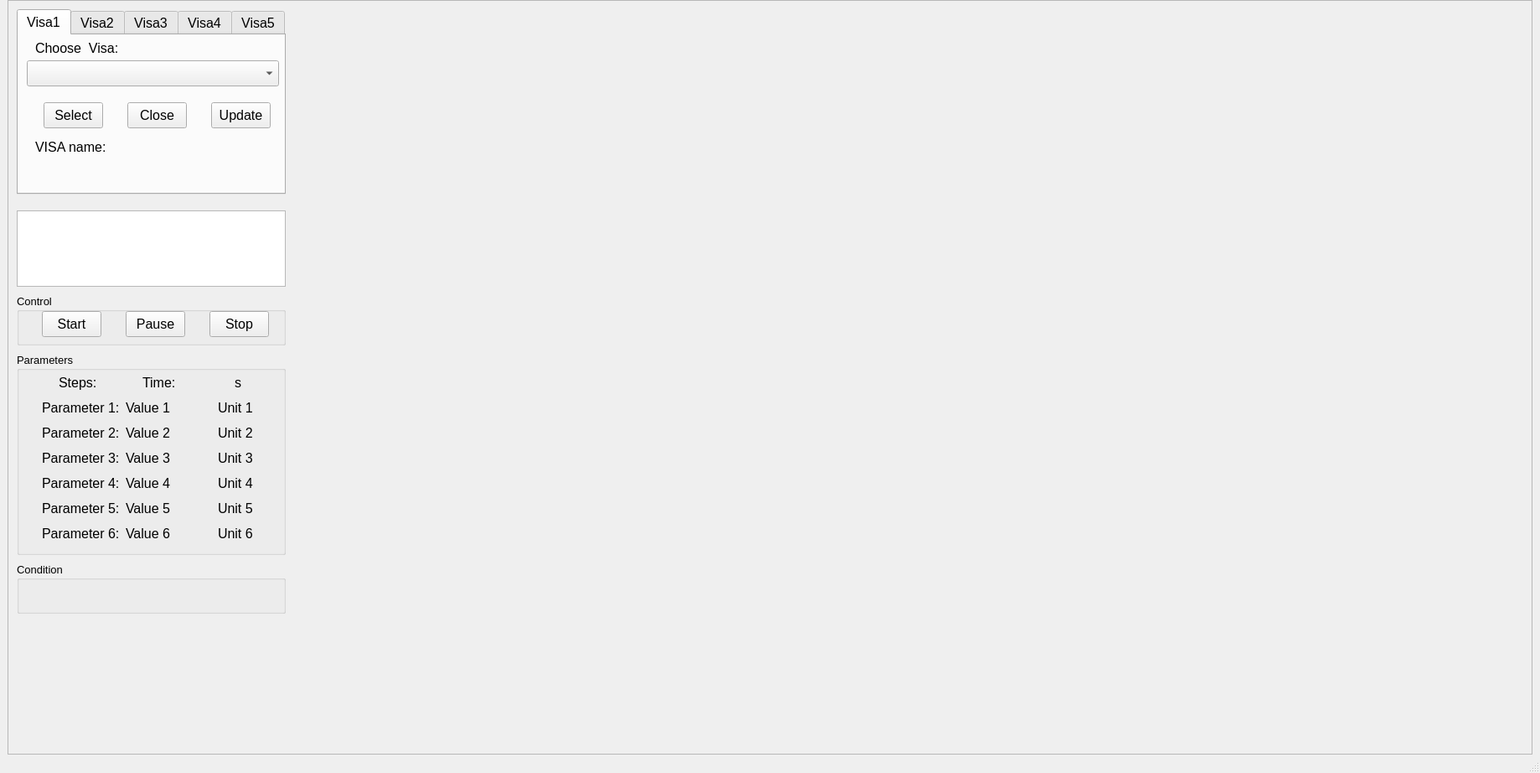
<?xml version="1.0" encoding="UTF-8"?>
<ui version="4.0">
 <class>MainWindow</class>
 <widget class="QMainWindow" name="MainWindow">
  <property name="geometry">
   <rect>
    <x>0</x>
    <y>0</y>
    <width>1838</width>
    <height>922</height>
   </rect>
  </property>
  <property name="windowTitle">
   <string>MainWindow</string>
  </property>
  <widget class="QWidget" name="centralwidget">
   <property name="font">
    <font>
     <pointsize>12</pointsize>
    </font>
   </property>
   <layout class="QGridLayout" name="gridLayout_2">
    <property name="topMargin">
     <number>0</number>
    </property>
    <property name="bottomMargin">
     <number>0</number>
    </property>
    <item row="0" column="0">
     <layout class="QGridLayout" name="gridLayout">
      <property name="bottomMargin">
       <number>0</number>
      </property>
      <item row="0" column="0">
       <widget class="QScrollArea" name="scrollArea">
        <property name="widgetResizable">
         <bool>true</bool>
        </property>
        <widget class="QWidget" name="scrollAreaWidgetContents">
         <property name="geometry">
          <rect>
           <x>0</x>
           <y>0</y>
           <width>1816</width>
           <height>898</height>
          </rect>
         </property>
         <widget class="QGroupBox" name="groupBox_condition">
          <property name="geometry">
           <rect>
            <x>10</x>
            <y>670</y>
            <width>321</width>
            <height>61</height>
           </rect>
          </property>
          <property name="font">
           <font>
            <pointsize>10</pointsize>
           </font>
          </property>
          <property name="title">
           <string>Condition</string>
          </property>
          <widget class="QLabel" name="label_condition">
           <property name="geometry">
            <rect>
             <x>10</x>
             <y>20</y>
             <width>301</width>
             <height>31</height>
            </rect>
           </property>
           <property name="font">
            <font>
             <pointsize>12</pointsize>
            </font>
           </property>
           <property name="text">
            <string/>
           </property>
          </widget>
         </widget>
         <widget class="QGroupBox" name="groupBox_control">
          <property name="enabled">
           <bool>true</bool>
          </property>
          <property name="geometry">
           <rect>
            <x>10</x>
            <y>350</y>
            <width>321</width>
            <height>61</height>
           </rect>
          </property>
          <property name="font">
           <font>
            <pointsize>10</pointsize>
           </font>
          </property>
          <property name="title">
           <string>Control</string>
          </property>
          <widget class="QPushButton" name="pushButton_Start">
           <property name="geometry">
            <rect>
             <x>30</x>
             <y>20</y>
             <width>71</width>
             <height>31</height>
            </rect>
           </property>
           <property name="font">
            <font>
             <pointsize>12</pointsize>
            </font>
           </property>
           <property name="text">
            <string>Start</string>
           </property>
          </widget>
          <widget class="QPushButton" name="pushButton_Pause">
           <property name="geometry">
            <rect>
             <x>130</x>
             <y>20</y>
             <width>71</width>
             <height>31</height>
            </rect>
           </property>
           <property name="font">
            <font>
             <pointsize>12</pointsize>
            </font>
           </property>
           <property name="text">
            <string>Pause</string>
           </property>
          </widget>
          <widget class="QPushButton" name="pushButton_Stop">
           <property name="geometry">
            <rect>
             <x>230</x>
             <y>20</y>
             <width>71</width>
             <height>31</height>
            </rect>
           </property>
           <property name="font">
            <font>
             <pointsize>12</pointsize>
            </font>
           </property>
           <property name="text">
            <string>Stop</string>
           </property>
          </widget>
         </widget>
         <widget class="QGroupBox" name="groupBox_parameters">
          <property name="enabled">
           <bool>true</bool>
          </property>
          <property name="geometry">
           <rect>
            <x>10</x>
            <y>420</y>
            <width>321</width>
            <height>241</height>
           </rect>
          </property>
          <property name="font">
           <font>
            <pointsize>10</pointsize>
           </font>
          </property>
          <property name="title">
           <string>Parameters</string>
          </property>
          <widget class="QLabel" name="label_V1">
           <property name="geometry">
            <rect>
             <x>130</x>
             <y>50</y>
             <width>111</width>
             <height>31</height>
            </rect>
           </property>
           <property name="font">
            <font>
             <pointsize>12</pointsize>
            </font>
           </property>
           <property name="text">
            <string>Value 1</string>
           </property>
          </widget>
          <widget class="QLabel" name="label_step">
           <property name="geometry">
            <rect>
             <x>100</x>
             <y>20</y>
             <width>61</width>
             <height>31</height>
            </rect>
           </property>
           <property name="font">
            <font>
             <pointsize>12</pointsize>
            </font>
           </property>
           <property name="text">
            <string/>
           </property>
          </widget>
          <widget class="QLabel" name="label_Step">
           <property name="geometry">
            <rect>
             <x>50</x>
             <y>20</y>
             <width>51</width>
             <height>31</height>
            </rect>
           </property>
           <property name="font">
            <font>
             <pointsize>12</pointsize>
            </font>
           </property>
           <property name="text">
            <string>Steps:</string>
           </property>
          </widget>
          <widget class="QLabel" name="label_U1">
           <property name="geometry">
            <rect>
             <x>240</x>
             <y>50</y>
             <width>51</width>
             <height>31</height>
            </rect>
           </property>
           <property name="font">
            <font>
             <pointsize>12</pointsize>
            </font>
           </property>
           <property name="text">
            <string>Unit 1</string>
           </property>
          </widget>
          <widget class="QLabel" name="label_P1">
           <property name="geometry">
            <rect>
             <x>30</x>
             <y>50</y>
             <width>91</width>
             <height>31</height>
            </rect>
           </property>
           <property name="font">
            <font>
             <pointsize>12</pointsize>
            </font>
           </property>
           <property name="text">
            <string>Parameter 1:</string>
           </property>
          </widget>
          <widget class="QLabel" name="label_Time">
           <property name="geometry">
            <rect>
             <x>150</x>
             <y>20</y>
             <width>51</width>
             <height>31</height>
            </rect>
           </property>
           <property name="font">
            <font>
             <pointsize>12</pointsize>
            </font>
           </property>
           <property name="text">
            <string>Time:</string>
           </property>
          </widget>
          <widget class="QLabel" name="label_time">
           <property name="geometry">
            <rect>
             <x>200</x>
             <y>20</y>
             <width>61</width>
             <height>31</height>
            </rect>
           </property>
           <property name="font">
            <font>
             <pointsize>12</pointsize>
            </font>
           </property>
           <property name="text">
            <string/>
           </property>
          </widget>
          <widget class="QLabel" name="label_timeunit">
           <property name="geometry">
            <rect>
             <x>260</x>
             <y>20</y>
             <width>31</width>
             <height>31</height>
            </rect>
           </property>
           <property name="font">
            <font>
             <pointsize>12</pointsize>
            </font>
           </property>
           <property name="text">
            <string>s</string>
           </property>
          </widget>
          <widget class="QLabel" name="label_U2">
           <property name="geometry">
            <rect>
             <x>240</x>
             <y>80</y>
             <width>51</width>
             <height>31</height>
            </rect>
           </property>
           <property name="font">
            <font>
             <pointsize>12</pointsize>
            </font>
           </property>
           <property name="text">
            <string>Unit 2</string>
           </property>
          </widget>
          <widget class="QLabel" name="label_P2">
           <property name="geometry">
            <rect>
             <x>30</x>
             <y>80</y>
             <width>91</width>
             <height>31</height>
            </rect>
           </property>
           <property name="font">
            <font>
             <pointsize>12</pointsize>
            </font>
           </property>
           <property name="text">
            <string>Parameter 2:</string>
           </property>
          </widget>
          <widget class="QLabel" name="label_V2">
           <property name="geometry">
            <rect>
             <x>130</x>
             <y>80</y>
             <width>111</width>
             <height>31</height>
            </rect>
           </property>
           <property name="font">
            <font>
             <pointsize>12</pointsize>
            </font>
           </property>
           <property name="text">
            <string>Value 2</string>
           </property>
          </widget>
          <widget class="QLabel" name="label_U3">
           <property name="geometry">
            <rect>
             <x>240</x>
             <y>110</y>
             <width>51</width>
             <height>31</height>
            </rect>
           </property>
           <property name="font">
            <font>
             <pointsize>12</pointsize>
            </font>
           </property>
           <property name="text">
            <string>Unit 3</string>
           </property>
          </widget>
          <widget class="QLabel" name="label_P3">
           <property name="geometry">
            <rect>
             <x>30</x>
             <y>110</y>
             <width>91</width>
             <height>31</height>
            </rect>
           </property>
           <property name="font">
            <font>
             <pointsize>12</pointsize>
            </font>
           </property>
           <property name="text">
            <string>Parameter 3:</string>
           </property>
          </widget>
          <widget class="QLabel" name="label_V3">
           <property name="geometry">
            <rect>
             <x>130</x>
             <y>110</y>
             <width>111</width>
             <height>31</height>
            </rect>
           </property>
           <property name="font">
            <font>
             <pointsize>12</pointsize>
            </font>
           </property>
           <property name="text">
            <string>Value 3</string>
           </property>
          </widget>
          <widget class="QLabel" name="label_U4">
           <property name="geometry">
            <rect>
             <x>240</x>
             <y>140</y>
             <width>51</width>
             <height>31</height>
            </rect>
           </property>
           <property name="font">
            <font>
             <pointsize>12</pointsize>
            </font>
           </property>
           <property name="text">
            <string>Unit 4</string>
           </property>
          </widget>
          <widget class="QLabel" name="label_P4">
           <property name="geometry">
            <rect>
             <x>30</x>
             <y>140</y>
             <width>91</width>
             <height>31</height>
            </rect>
           </property>
           <property name="font">
            <font>
             <pointsize>12</pointsize>
            </font>
           </property>
           <property name="text">
            <string>Parameter 4:</string>
           </property>
          </widget>
          <widget class="QLabel" name="label_V4">
           <property name="geometry">
            <rect>
             <x>130</x>
             <y>140</y>
             <width>111</width>
             <height>31</height>
            </rect>
           </property>
           <property name="font">
            <font>
             <pointsize>12</pointsize>
            </font>
           </property>
           <property name="text">
            <string>Value 4</string>
           </property>
          </widget>
          <widget class="QLabel" name="label_U5">
           <property name="geometry">
            <rect>
             <x>240</x>
             <y>170</y>
             <width>51</width>
             <height>31</height>
            </rect>
           </property>
           <property name="font">
            <font>
             <pointsize>12</pointsize>
            </font>
           </property>
           <property name="text">
            <string>Unit 5</string>
           </property>
          </widget>
          <widget class="QLabel" name="label_P5">
           <property name="geometry">
            <rect>
             <x>30</x>
             <y>170</y>
             <width>91</width>
             <height>31</height>
            </rect>
           </property>
           <property name="font">
            <font>
             <pointsize>12</pointsize>
            </font>
           </property>
           <property name="text">
            <string>Parameter 5:</string>
           </property>
          </widget>
          <widget class="QLabel" name="label_V5">
           <property name="geometry">
            <rect>
             <x>130</x>
             <y>170</y>
             <width>111</width>
             <height>31</height>
            </rect>
           </property>
           <property name="font">
            <font>
             <pointsize>12</pointsize>
            </font>
           </property>
           <property name="text">
            <string>Value 5</string>
           </property>
          </widget>
          <widget class="QLabel" name="label_U6">
           <property name="geometry">
            <rect>
             <x>240</x>
             <y>200</y>
             <width>51</width>
             <height>31</height>
            </rect>
           </property>
           <property name="font">
            <font>
             <pointsize>12</pointsize>
            </font>
           </property>
           <property name="text">
            <string>Unit 6</string>
           </property>
          </widget>
          <widget class="QLabel" name="label_P6">
           <property name="geometry">
            <rect>
             <x>30</x>
             <y>200</y>
             <width>91</width>
             <height>31</height>
            </rect>
           </property>
           <property name="font">
            <font>
             <pointsize>12</pointsize>
            </font>
           </property>
           <property name="text">
            <string>Parameter 6:</string>
           </property>
          </widget>
          <widget class="QLabel" name="label_V6">
           <property name="geometry">
            <rect>
             <x>130</x>
             <y>200</y>
             <width>111</width>
             <height>31</height>
            </rect>
           </property>
           <property name="font">
            <font>
             <pointsize>12</pointsize>
            </font>
           </property>
           <property name="text">
            <string>Value 6</string>
           </property>
          </widget>
         </widget>
         <widget class="QTabWidget" name="tabWidget_visa">
          <property name="geometry">
           <rect>
            <x>10</x>
            <y>10</y>
            <width>321</width>
            <height>221</height>
           </rect>
          </property>
          <property name="font">
           <font>
            <pointsize>12</pointsize>
           </font>
          </property>
          <property name="currentIndex">
           <number>0</number>
          </property>
          <widget class="QWidget" name="tab_228">
           <attribute name="title">
            <string>Visa1</string>
           </attribute>
           <widget class="QLabel" name="label_chooseVisa_1">
            <property name="geometry">
             <rect>
              <x>20</x>
              <y>0</y>
              <width>201</width>
              <height>31</height>
             </rect>
            </property>
            <property name="font">
             <font>
              <pointsize>12</pointsize>
             </font>
            </property>
            <property name="text">
             <string>Choose  Visa:</string>
            </property>
           </widget>
           <widget class="QPushButton" name="pushButton_select_1">
            <property name="geometry">
             <rect>
              <x>30</x>
              <y>80</y>
              <width>71</width>
              <height>31</height>
             </rect>
            </property>
            <property name="font">
             <font>
              <pointsize>12</pointsize>
             </font>
            </property>
            <property name="text">
             <string>Select</string>
            </property>
           </widget>
           <widget class="QComboBox" name="comboBox_visa_1">
            <property name="geometry">
             <rect>
              <x>10</x>
              <y>30</y>
              <width>301</width>
              <height>31</height>
             </rect>
            </property>
            <property name="font">
             <font>
              <pointsize>10</pointsize>
             </font>
            </property>
           </widget>
           <widget class="QLabel" name="label_visaname_1">
            <property name="geometry">
             <rect>
              <x>20</x>
              <y>120</y>
              <width>181</width>
              <height>27</height>
             </rect>
            </property>
            <property name="font">
             <font>
              <pointsize>12</pointsize>
             </font>
            </property>
            <property name="text">
             <string>VISA name:</string>
            </property>
           </widget>
           <widget class="QPushButton" name="pushButton_close_1">
            <property name="geometry">
             <rect>
              <x>130</x>
              <y>80</y>
              <width>71</width>
              <height>31</height>
             </rect>
            </property>
            <property name="font">
             <font>
              <pointsize>12</pointsize>
             </font>
            </property>
            <property name="text">
             <string>Close</string>
            </property>
           </widget>
           <widget class="QPushButton" name="pushButton_update_1">
            <property name="geometry">
             <rect>
              <x>230</x>
              <y>80</y>
              <width>71</width>
              <height>31</height>
             </rect>
            </property>
            <property name="font">
             <font>
              <pointsize>12</pointsize>
             </font>
            </property>
            <property name="text">
             <string>Update</string>
            </property>
           </widget>
           <widget class="QLabel" name="label_visa_1">
            <property name="geometry">
             <rect>
              <x>0</x>
              <y>150</y>
              <width>311</width>
              <height>31</height>
             </rect>
            </property>
            <property name="font">
             <font>
              <pointsize>10</pointsize>
             </font>
            </property>
            <property name="text">
             <string/>
            </property>
           </widget>
          </widget>
          <widget class="QWidget" name="tab_229">
           <attribute name="title">
            <string>Visa2</string>
           </attribute>
           <widget class="QPushButton" name="pushButton_update_2">
            <property name="geometry">
             <rect>
              <x>230</x>
              <y>80</y>
              <width>71</width>
              <height>31</height>
             </rect>
            </property>
            <property name="font">
             <font>
              <pointsize>12</pointsize>
             </font>
            </property>
            <property name="text">
             <string>Update</string>
            </property>
           </widget>
           <widget class="QPushButton" name="pushButton_close_2">
            <property name="geometry">
             <rect>
              <x>130</x>
              <y>80</y>
              <width>71</width>
              <height>31</height>
             </rect>
            </property>
            <property name="font">
             <font>
              <pointsize>12</pointsize>
             </font>
            </property>
            <property name="text">
             <string>Close</string>
            </property>
           </widget>
           <widget class="QPushButton" name="pushButton_select_2">
            <property name="geometry">
             <rect>
              <x>30</x>
              <y>80</y>
              <width>71</width>
              <height>31</height>
             </rect>
            </property>
            <property name="font">
             <font>
              <pointsize>12</pointsize>
             </font>
            </property>
            <property name="text">
             <string>Select</string>
            </property>
           </widget>
           <widget class="QComboBox" name="comboBox_visa_2">
            <property name="geometry">
             <rect>
              <x>10</x>
              <y>30</y>
              <width>301</width>
              <height>31</height>
             </rect>
            </property>
            <property name="font">
             <font>
              <pointsize>10</pointsize>
             </font>
            </property>
           </widget>
           <widget class="QLabel" name="label_visaname_2">
            <property name="geometry">
             <rect>
              <x>20</x>
              <y>120</y>
              <width>181</width>
              <height>27</height>
             </rect>
            </property>
            <property name="font">
             <font>
              <pointsize>12</pointsize>
             </font>
            </property>
            <property name="text">
             <string>VISA name:</string>
            </property>
           </widget>
           <widget class="QLabel" name="label_chooseVisa_2">
            <property name="geometry">
             <rect>
              <x>20</x>
              <y>0</y>
              <width>201</width>
              <height>31</height>
             </rect>
            </property>
            <property name="font">
             <font>
              <pointsize>12</pointsize>
             </font>
            </property>
            <property name="text">
             <string>Choose  Visa:</string>
            </property>
           </widget>
           <widget class="QLabel" name="label_visa_2">
            <property name="geometry">
             <rect>
              <x>0</x>
              <y>150</y>
              <width>311</width>
              <height>31</height>
             </rect>
            </property>
            <property name="font">
             <font>
              <pointsize>10</pointsize>
             </font>
            </property>
            <property name="text">
             <string/>
            </property>
           </widget>
          </widget>
          <widget class="QWidget" name="tab_230">
           <attribute name="title">
            <string>Visa3</string>
           </attribute>
           <widget class="QPushButton" name="pushButton_update_3">
            <property name="geometry">
             <rect>
              <x>230</x>
              <y>80</y>
              <width>71</width>
              <height>31</height>
             </rect>
            </property>
            <property name="font">
             <font>
              <pointsize>12</pointsize>
             </font>
            </property>
            <property name="text">
             <string>Update</string>
            </property>
           </widget>
           <widget class="QPushButton" name="pushButton_close_3">
            <property name="geometry">
             <rect>
              <x>130</x>
              <y>80</y>
              <width>71</width>
              <height>31</height>
             </rect>
            </property>
            <property name="font">
             <font>
              <pointsize>12</pointsize>
             </font>
            </property>
            <property name="text">
             <string>Close</string>
            </property>
           </widget>
           <widget class="QPushButton" name="pushButton_select_3">
            <property name="geometry">
             <rect>
              <x>30</x>
              <y>80</y>
              <width>71</width>
              <height>31</height>
             </rect>
            </property>
            <property name="font">
             <font>
              <pointsize>12</pointsize>
             </font>
            </property>
            <property name="text">
             <string>Select</string>
            </property>
           </widget>
           <widget class="QComboBox" name="comboBox_visa_3">
            <property name="geometry">
             <rect>
              <x>10</x>
              <y>30</y>
              <width>301</width>
              <height>31</height>
             </rect>
            </property>
            <property name="font">
             <font>
              <pointsize>10</pointsize>
             </font>
            </property>
           </widget>
           <widget class="QLabel" name="label_visaname_3">
            <property name="geometry">
             <rect>
              <x>20</x>
              <y>120</y>
              <width>181</width>
              <height>27</height>
             </rect>
            </property>
            <property name="font">
             <font>
              <pointsize>12</pointsize>
             </font>
            </property>
            <property name="text">
             <string>VISA name:</string>
            </property>
           </widget>
           <widget class="QLabel" name="label_chooseVisa_3">
            <property name="geometry">
             <rect>
              <x>20</x>
              <y>0</y>
              <width>201</width>
              <height>31</height>
             </rect>
            </property>
            <property name="font">
             <font>
              <pointsize>12</pointsize>
             </font>
            </property>
            <property name="text">
             <string>Choose  Visa:</string>
            </property>
           </widget>
           <widget class="QLabel" name="label_visa_3">
            <property name="geometry">
             <rect>
              <x>0</x>
              <y>150</y>
              <width>311</width>
              <height>31</height>
             </rect>
            </property>
            <property name="font">
             <font>
              <pointsize>10</pointsize>
             </font>
            </property>
            <property name="text">
             <string/>
            </property>
           </widget>
          </widget>
          <widget class="QWidget" name="tab_231">
           <attribute name="title">
            <string>Visa4</string>
           </attribute>
           <widget class="QPushButton" name="pushButton_update_4">
            <property name="geometry">
             <rect>
              <x>230</x>
              <y>80</y>
              <width>71</width>
              <height>31</height>
             </rect>
            </property>
            <property name="font">
             <font>
              <pointsize>12</pointsize>
             </font>
            </property>
            <property name="text">
             <string>Update</string>
            </property>
           </widget>
           <widget class="QPushButton" name="pushButton_close_4">
            <property name="geometry">
             <rect>
              <x>130</x>
              <y>80</y>
              <width>71</width>
              <height>31</height>
             </rect>
            </property>
            <property name="font">
             <font>
              <pointsize>12</pointsize>
             </font>
            </property>
            <property name="text">
             <string>Close</string>
            </property>
           </widget>
           <widget class="QPushButton" name="pushButton_select_4">
            <property name="geometry">
             <rect>
              <x>30</x>
              <y>80</y>
              <width>71</width>
              <height>31</height>
             </rect>
            </property>
            <property name="font">
             <font>
              <pointsize>12</pointsize>
             </font>
            </property>
            <property name="text">
             <string>Select</string>
            </property>
           </widget>
           <widget class="QComboBox" name="comboBox_visa_4">
            <property name="geometry">
             <rect>
              <x>10</x>
              <y>30</y>
              <width>301</width>
              <height>31</height>
             </rect>
            </property>
            <property name="font">
             <font>
              <pointsize>10</pointsize>
             </font>
            </property>
           </widget>
           <widget class="QLabel" name="label_visaname_4">
            <property name="geometry">
             <rect>
              <x>20</x>
              <y>120</y>
              <width>181</width>
              <height>27</height>
             </rect>
            </property>
            <property name="font">
             <font>
              <pointsize>12</pointsize>
             </font>
            </property>
            <property name="text">
             <string>VISA name:</string>
            </property>
           </widget>
           <widget class="QLabel" name="label_chooseVisa_4">
            <property name="geometry">
             <rect>
              <x>20</x>
              <y>0</y>
              <width>201</width>
              <height>31</height>
             </rect>
            </property>
            <property name="font">
             <font>
              <pointsize>12</pointsize>
             </font>
            </property>
            <property name="text">
             <string>Choose  Visa:</string>
            </property>
           </widget>
           <widget class="QLabel" name="label_visa_4">
            <property name="geometry">
             <rect>
              <x>0</x>
              <y>150</y>
              <width>311</width>
              <height>31</height>
             </rect>
            </property>
            <property name="font">
             <font>
              <pointsize>10</pointsize>
             </font>
            </property>
            <property name="text">
             <string/>
            </property>
           </widget>
          </widget>
          <widget class="QWidget" name="tab_232">
           <attribute name="title">
            <string>Visa5</string>
           </attribute>
           <widget class="QPushButton" name="pushButton_update_5">
            <property name="geometry">
             <rect>
              <x>230</x>
              <y>80</y>
              <width>71</width>
              <height>31</height>
             </rect>
            </property>
            <property name="font">
             <font>
              <pointsize>12</pointsize>
             </font>
            </property>
            <property name="text">
             <string>Update</string>
            </property>
           </widget>
           <widget class="QPushButton" name="pushButton_close_5">
            <property name="geometry">
             <rect>
              <x>130</x>
              <y>80</y>
              <width>71</width>
              <height>31</height>
             </rect>
            </property>
            <property name="font">
             <font>
              <pointsize>12</pointsize>
             </font>
            </property>
            <property name="text">
             <string>Close</string>
            </property>
           </widget>
           <widget class="QPushButton" name="pushButton_select_5">
            <property name="geometry">
             <rect>
              <x>30</x>
              <y>80</y>
              <width>71</width>
              <height>31</height>
             </rect>
            </property>
            <property name="font">
             <font>
              <pointsize>12</pointsize>
             </font>
            </property>
            <property name="text">
             <string>Select</string>
            </property>
           </widget>
           <widget class="QComboBox" name="comboBox_visa_5">
            <property name="geometry">
             <rect>
              <x>10</x>
              <y>30</y>
              <width>301</width>
              <height>31</height>
             </rect>
            </property>
            <property name="font">
             <font>
              <pointsize>10</pointsize>
             </font>
            </property>
           </widget>
           <widget class="QLabel" name="label_visaname_5">
            <property name="geometry">
             <rect>
              <x>20</x>
              <y>120</y>
              <width>181</width>
              <height>27</height>
             </rect>
            </property>
            <property name="font">
             <font>
              <pointsize>12</pointsize>
             </font>
            </property>
            <property name="text">
             <string>VISA name:</string>
            </property>
           </widget>
           <widget class="QLabel" name="label_chooseVisa_5">
            <property name="geometry">
             <rect>
              <x>20</x>
              <y>0</y>
              <width>201</width>
              <height>31</height>
             </rect>
            </property>
            <property name="font">
             <font>
              <pointsize>12</pointsize>
             </font>
            </property>
            <property name="text">
             <string>Choose  Visa:</string>
            </property>
           </widget>
           <widget class="QLabel" name="label_visa_5">
            <property name="geometry">
             <rect>
              <x>0</x>
              <y>150</y>
              <width>311</width>
              <height>31</height>
             </rect>
            </property>
            <property name="font">
             <font>
              <pointsize>10</pointsize>
             </font>
            </property>
            <property name="text">
             <string/>
            </property>
           </widget>
          </widget>
         </widget>
         <widget class="QTextEdit" name="textEdit">
          <property name="geometry">
           <rect>
            <x>10</x>
            <y>250</y>
            <width>321</width>
            <height>91</height>
           </rect>
          </property>
         </widget>
         <widget class="CurveWidget" name="curvewidget_1">
          <property name="geometry">
           <rect>
            <x>350</x>
            <y>10</y>
            <width>721</width>
            <height>421</height>
           </rect>
          </property>
          <property name="orientation">
           <enum>Qt::Horizontal</enum>
          </property>
         </widget>
         <widget class="CurveWidget" name="curvewidget_2">
          <property name="geometry">
           <rect>
            <x>1080</x>
            <y>10</y>
            <width>721</width>
            <height>421</height>
           </rect>
          </property>
          <property name="orientation">
           <enum>Qt::Horizontal</enum>
          </property>
         </widget>
         <widget class="CurveWidget" name="curvewidget_3">
          <property name="geometry">
           <rect>
            <x>350</x>
            <y>460</y>
            <width>721</width>
            <height>421</height>
           </rect>
          </property>
          <property name="orientation">
           <enum>Qt::Horizontal</enum>
          </property>
         </widget>
         <widget class="CurveWidget" name="curvewidget_4">
          <property name="geometry">
           <rect>
            <x>1080</x>
            <y>460</y>
            <width>721</width>
            <height>421</height>
           </rect>
          </property>
          <property name="orientation">
           <enum>Qt::Horizontal</enum>
          </property>
         </widget>
        </widget>
       </widget>
      </item>
     </layout>
    </item>
   </layout>
  </widget>
  <widget class="QStatusBar" name="statusbar"/>
  <action name="actionArray_Builder">
   <property name="text">
    <string>Array Builder</string>
   </property>
   <property name="font">
    <font>
     <pointsize>10</pointsize>
    </font>
   </property>
  </action>
  <action name="actionAgilent_Single_scan">
   <property name="text">
    <string>Single Scan</string>
   </property>
  </action>
  <action name="actionKeithley_Single_scan">
   <property name="text">
    <string>Single Scan</string>
   </property>
  </action>
  <action name="actionKeithley__Sweep">
   <property name="text">
    <string> Sweep</string>
   </property>
  </action>
  <action name="actionLockIn_Single_Scan">
   <property name="text">
    <string>Single Scan</string>
   </property>
  </action>
  <action name="actionResonant_Single_Scan">
   <property name="text">
    <string>Single Scan</string>
   </property>
  </action>
  <action name="actionKeithley_Stepper_Single_Scan">
   <property name="text">
    <string>Single Scan</string>
   </property>
  </action>
  <action name="actionSee_Visa_List">
   <property name="text">
    <string>See Visa List</string>
   </property>
  </action>
  <action name="actionTwo_s_with_Lock_in">
   <property name="text">
    <string>Two s with Lock-in</string>
   </property>
  </action>
  <action name="actionSweep_Scan">
   <property name="text">
    <string>Sweep Scan</string>
   </property>
  </action>
  <action name="actionLockInSweep">
   <property name="text">
    <string>Sweep Scan</string>
   </property>
  </action>
  <action name="actionDouble_Lock_In">
   <property name="text">
    <string>Double Lock-In</string>
   </property>
  </action>
  <action name="actionVoltage_Bias">
   <property name="text">
    <string>Voltage</string>
   </property>
  </action>
  <action name="actionCurrent_Bias">
   <property name="text">
    <string>Current</string>
   </property>
  </action>
  <action name="actionJV_1">
   <property name="text">
    <string>Program 1</string>
   </property>
  </action>
  <action name="actionJV_2">
   <property name="text">
    <string>Program 2</string>
   </property>
  </action>
  <action name="actionJV_3">
   <property name="text">
    <string>Program 3</string>
   </property>
  </action>
  <action name="actionJS_1">
   <property name="text">
    <string>Program 1</string>
   </property>
  </action>
  <action name="actionJS_2">
   <property name="text">
    <string>Program 2</string>
   </property>
  </action>
  <action name="actionRS_1">
   <property name="text">
    <string>Program 1</string>
   </property>
  </action>
  <action name="actionRS_2">
   <property name="text">
    <string>Program 2</string>
   </property>
  </action>
  <action name="actionJS_3">
   <property name="text">
    <string>Program 3</string>
   </property>
  </action>
  <action name="actionRS_3">
   <property name="text">
    <string>Program 3</string>
   </property>
  </action>
  <action name="actionBW_1">
   <property name="text">
    <string>Program 1</string>
   </property>
  </action>
  <action name="actionBW_2">
   <property name="text">
    <string>Program 2</string>
   </property>
  </action>
  <action name="actionBW_3">
   <property name="text">
    <string>Program 3</string>
   </property>
  </action>
  <action name="actionST_1">
   <property name="text">
    <string>Program 1</string>
   </property>
  </action>
  <action name="actionST_2">
   <property name="text">
    <string>Program 2</string>
   </property>
  </action>
  <action name="actionST_3">
   <property name="text">
    <string>Program 3</string>
   </property>
  </action>
 </widget>
 <customwidgets>
  <customwidget>
   <class>CurveWidget</class>
   <extends>QSplitter</extends>
   <header>guiqwt.plot</header>
  </customwidget>
 </customwidgets>
 <resources/>
 <connections/>
</ui>
